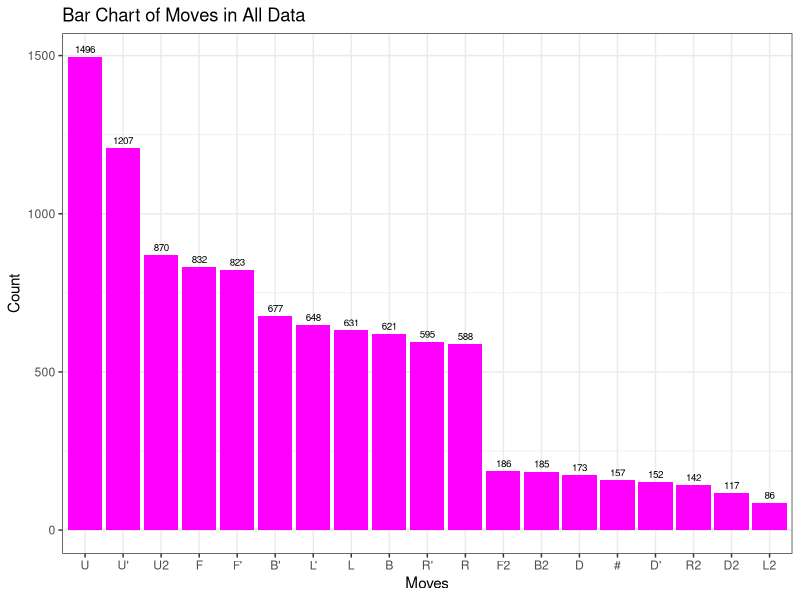
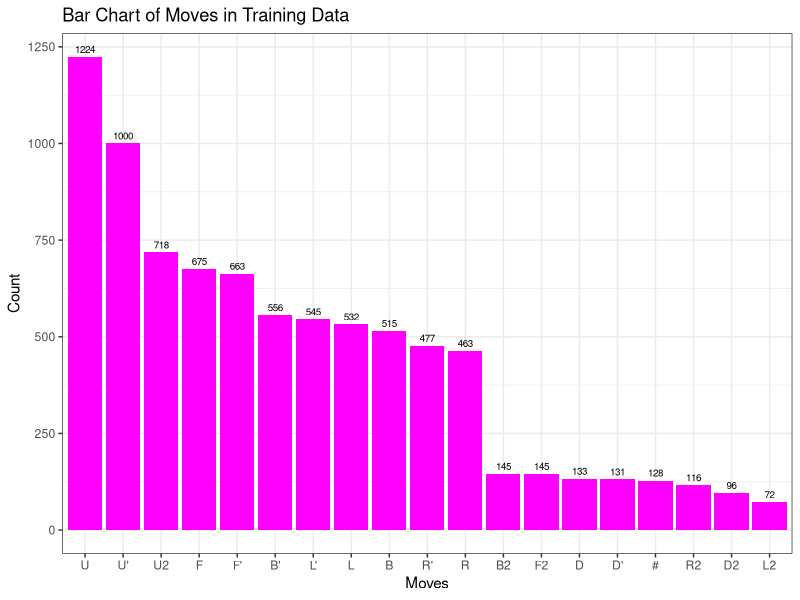
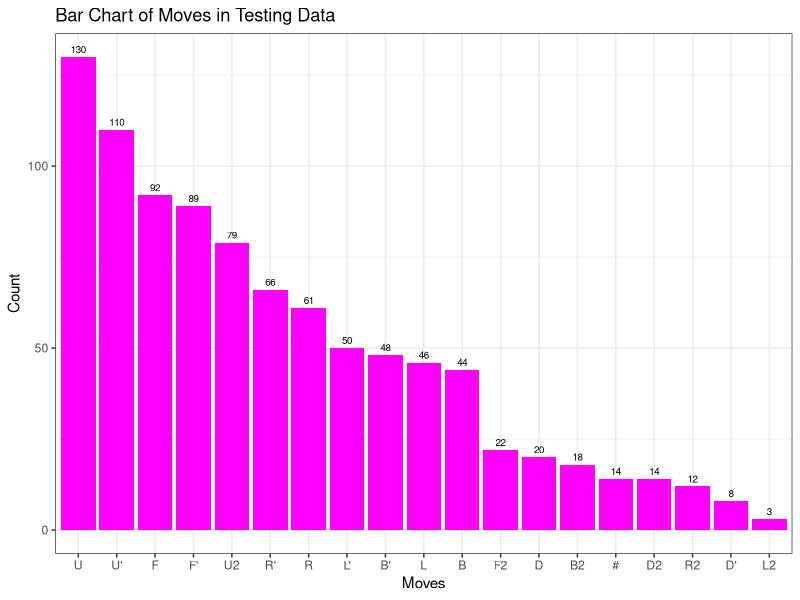
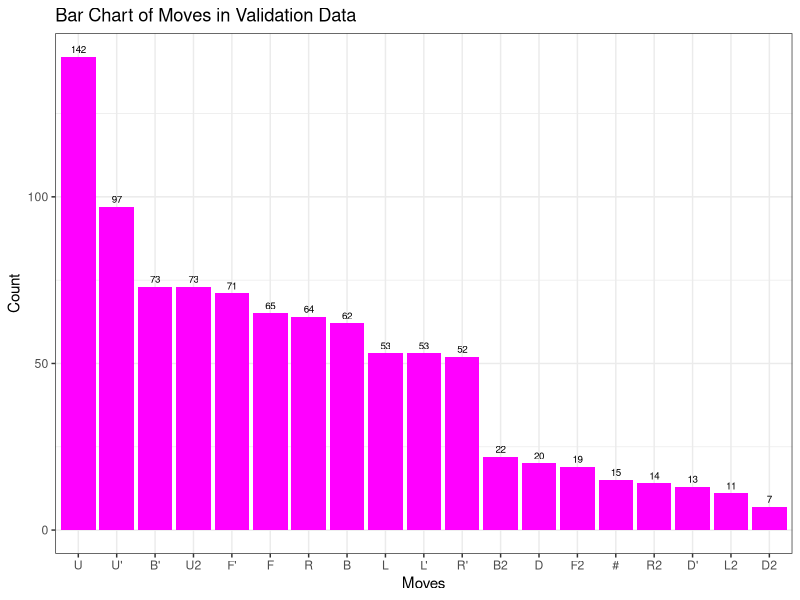

Write the R code that produced these figures, in order.
library(ggplot2)
library(dplyr)

setwd("C:/Users/maede/Downloads/R/CSCI5922/CSCI5922_Project")

# Read in data

train <- read.csv("training.csv")
test <- read.csv("testing.csv")
valid <- read.csv("validation.csv")

data <- rbind(train, test, valid)

# Change column names
col_names <- c(paste(rep("Tile", 54), c(1:54), sep = ""), "Moves")
colnames(data) <- col_names
colnames(train) <- col_names
colnames(test) <- col_names
colnames(valid) <- col_names

# Let's make some plots!
bar_chart_all <- data %>% count(Moves, sort = TRUE)
bar_chart_train <- train %>% count(Moves, sort = TRUE)
bar_chart_test <- test %>% count(Moves, sort = TRUE)
bar_chart_valid <- valid %>% count(Moves, sort = TRUE)

ggplot(data = bar_chart_all, aes(x = reorder(Moves, -n), y = n)) +
  geom_bar(stat = 'identity', fill = 'magenta') + 
  geom_text(aes(label = n), vjust = -0.5, size = 2.5) + 
  labs(x = "Moves", y = "Count", title = "Bar Chart of Moves in All Data") + 
  theme_bw()

ggplot(data = bar_chart_train, aes(x = reorder(Moves, -n), y = n)) +
  geom_bar(stat = 'identity', fill = 'magenta') + 
  geom_text(aes(label = n), vjust = -0.5, size = 2.5) + 
  labs(x = "Moves", y = "Count", title = "Bar Chart of Moves in Training Data") + 
  theme_bw()

ggplot(data = bar_chart_test, aes(x = reorder(Moves, -n), y = n)) +
  geom_bar(stat = 'identity', fill = 'magenta') + 
  geom_text(aes(label = n), vjust = -0.5, size = 2.5) + 
  labs(x = "Moves", y = "Count", title = "Bar Chart of Moves in Testing Data") + 
  theme_bw()

ggplot(data = bar_chart_valid, aes(x = reorder(Moves, -n), y = n)) +
  geom_bar(stat = 'identity', fill = 'magenta') + 
  geom_text(aes(label = n), vjust = -0.5, size = 2.5) + 
  labs(x = "Moves", y = "Count", title = "Bar Chart of Moves in Validation Data") + 
  theme_bw()